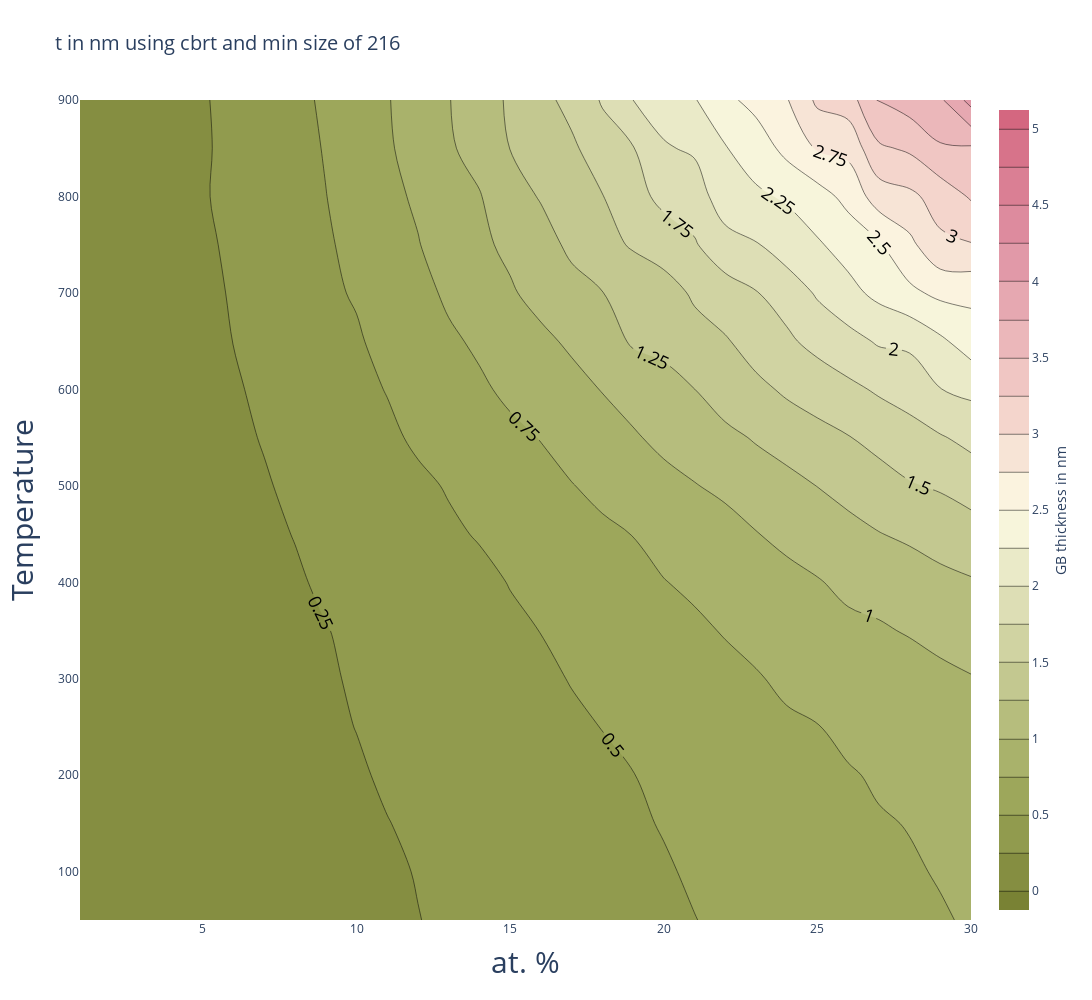

The notebook cell this image was saved under:
### Code cell
fig = go.FigureWidget(data =
    go.Contour(
        z=chunks(t_cbrt,30),
        y=np.array(range (50,950,50)),
        x=np.array(range (1,31)),
        colorscale="armyrose",
         colorbar=dict(
            title='GB thickness in nm', # title here
            titleside='right'
            )
        ,contours=dict(
            start=0,
            end=5,
            size=.25,
            showlabels = True, # show labels on contours
            labelfont = dict( # label font properties
                size = 18,
                color = 'black',
            )),
#         contours_coloring='heatmap'
    ))
fig.update_layout(title_text='t in nm using cbrt and min size of 216',
                 xaxis_title='at. %',
                 yaxis_title='Temperature',
                  title=dict(font_size=20))
fig.update_xaxes(title=dict(font_size=30))
fig.update_yaxes(title=dict(font_size=30)) 
fig.update_layout(
    autosize=False,
    width=1200,
    height=1000,
)

fig.show()

### Figure 1 — Plotly figure (JSON) as saved in the notebook; plotly's stock layout.template omitted (floating-point values rounded to 4 significant figures; data arrays with more than 128 entries replaced by an {"elided": "..."} marker saying what was removed)
{"data": [{"colorbar": {"title": {"side": "right", "text": "GB thickness in nm"}}, "colorscale": [[0, "rgb(121, 130, 52)"], [0.1667, "rgb(163, 173, 98)"], [0.3333, "rgb(208, 211, 162)"], [0.5, "rgb(253, 251, 228)"], [0.6667, "rgb(240, 198, 195)"], [0.8333, "rgb(223, 145, 163)"], [1, "rgb(212, 103, 128)"]], "contours": {"end": 5, "labelfont": {"color": "black", "size": 18}, "showlabels": true, "size": 0.25, "start": 0}, "type": "contour", "uid": "6fff3239-e1d9-4adb-843d-6054eab9dba9", "x": [1, 2, 3, 4, 5, 6, 7, 8, 9, 10, 11, 12, 13, 14, 15, 16, 17, 18, 19, 20, 21, 22, 23, 24, 25, 26, 27, 28, 29, 30], "y": [50, 100, 150, 200, 250, 300, 350, 400, 450, 500, 550, 600, 650, 700, 750, 800, 850, 900], "z": {"elided": "18x30 float values"}}], "layout": {"autosize": false, "height": 1000, "title": {"font": {"size": 20}, "text": "t in nm using cbrt and min size of 216"}, "width": 1200, "xaxis": {"autorange": true, "range": [1, 30], "title": {"font": {"size": 30}, "text": "at. %"}, "type": "linear"}, "yaxis": {"autorange": true, "range": [50, 900], "title": {"font": {"size": 30}, "text": "Temperature"}, "type": "linear"}}}
